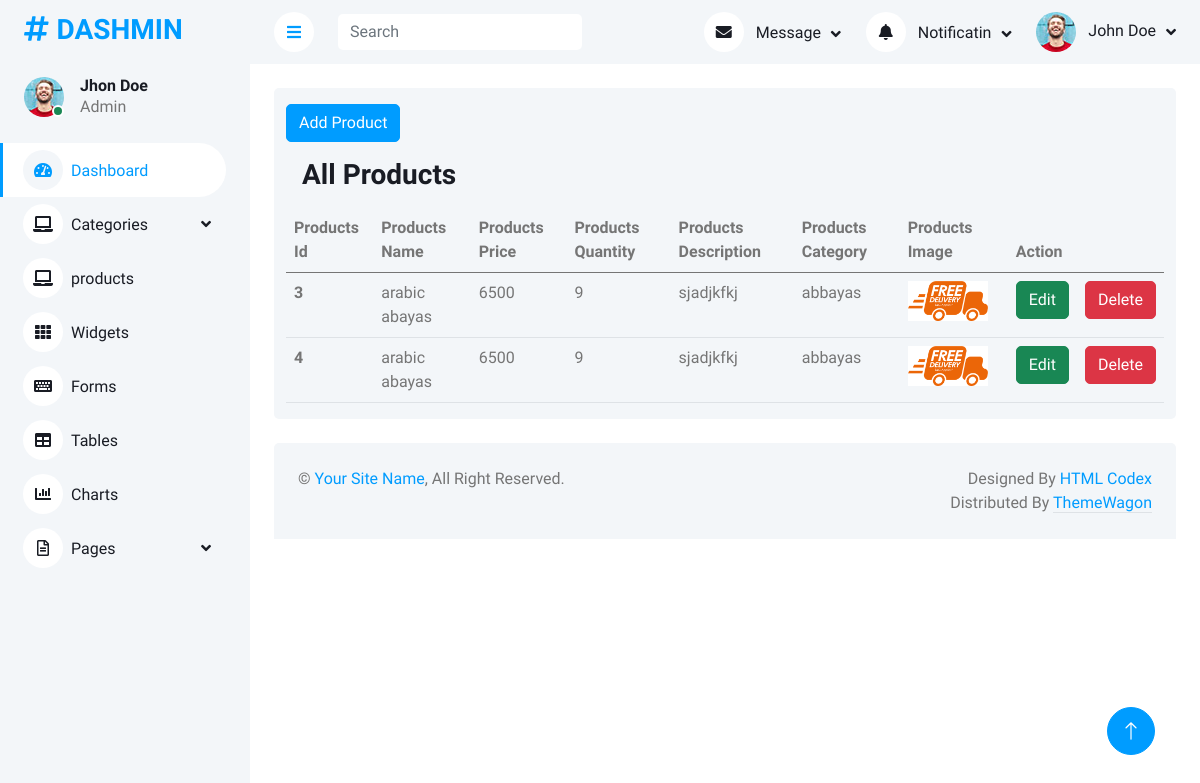
The page /dashmin/product.php on the database its author committed.
### tables this page shows
CREATE TABLE `products` (
  `productId` int(11) NOT NULL,
  `productName` varchar(20) NOT NULL,
  `productPrice` int(11) NOT NULL,
  `productQuantity` int(11) NOT NULL,
  `productCatId` int(11) NOT NULL,
  `productDescription` varchar(100) NOT NULL,
  `productImage` varchar(50) NOT NULL
);

CREATE TABLE `categories` (
  `catId` int(11) NOT NULL,
  `catName` varchar(20) NOT NULL,
  `catImage` varchar(50) NOT NULL
);

### dashmin/php/query.php (called while the page is built, shortened)
<?php
$proImageAddress = "img/products/";
?>

### dashmin/product.php (the view, shortened to what this page needs)
<?php
include("components/header.php");
?>
<div class="container-fluid pt-4 px-4">
  <div class="row  bg-light rounded mx-0">
    <div class="col-lg-12">
      <button type="button" class="btn btn-primary mt-3" data-bs-toggle="modal" data-bs-target="#staticBackdrop">
        Add Product
      </button>
    </div>
    <div class="col-md-12">
      <h3 class="my-3 mx-3">All Products</h3>
      <table class="table my-3">
        <thead>
          <tr>
            <th scope="col">Products Id</th>
            <th scope="col">Products Name</th>
            <th scope="col">Products Price</th>
            <th scope="col">Products Quantity</th>
            <th scope="col">Products Description</th>
            <th scope="col">Products Category</th>
            <th scope="col">Products Image</th>
            <th scope="col" colspan="2">Action</th>
          </tr>
        </thead>
        <tbody>
          <?php
          $query = $pdo->query("SELECT `products`.*, `categories`.`catName`
FROM `products`
	inner JOIN `categories` ON `products`.`productCatId` = `categories`.`catId`;");
          $row = $query->fetchAll(PDO::FETCH_ASSOC);
          foreach ($row as $proRows) {
            ?>
            <tr>
              <th scope="row"><?php echo $proRows['productId'] ?></th>
              <td><?php echo $proRows['productName'] ?></td>
              <td><?php echo $proRows['productPrice'] ?></td>
              <td><?php echo $proRows['productQuantity'] ?></td>
              <td><?php echo $proRows['productDescription'] ?></td>
              <td><?php echo $proRows['catName'] ?></td>
              <td><img src="<?php echo $proImageAddress . $proRows['productImage'] ?>" width="80"></td>
              <td><a href="#modupdate<?php echo $proRows['productId']?>" data-bs-toggle="modal" class="btn btn-success">Edit</a></td>
              <td><a href="#modDelete<?php echo $proRows['productId']?>" class="btn btn-danger" data-bs-toggle="modal">Delete</a></td>
            </tr>
            <?php
          }
          ?>
        </tbody>
      </table>
    </div>
  </div>
</div>
<?php
include("components/footer.php");
?>

### dashmin/components/header.php (shortened to what this page needs)
<?php include('php/query.php')?>
<!DOCTYPE html>
<html lang="en">
<head>
    <link href="https://cdnjs.cloudflare.com/ajax/libs/font-awesome/5.10.0/css/all.min.css" rel="stylesheet">
    <link href="https://cdn.jsdelivr.net/npm/bootstrap-icons@1.4.1/font/bootstrap-icons.css" rel="stylesheet">
    <link href="lib/owlcarousel/assets/owl.carousel.min.css" rel="stylesheet">
    <link href="lib/tempusdominus/css/tempusdominus-bootstrap-4.min.css" rel="stylesheet" />
    <link href="css/bootstrap.min.css" rel="stylesheet">
    <link href="css/style.css" rel="stylesheet">
</head>
<body>
    <div class="container-xxl position-relative bg-white d-flex p-0">
        <div class="sidebar pe-4 pb-3">
            <nav class="navbar bg-light navbar-light">
                <a href="index.html" class="navbar-brand mx-4 mb-3">
                    <h3 class="text-primary"><i class="fa fa-hashtag me-2"></i>DASHMIN</h3>
                </a>
                <div class="d-flex align-items-center ms-4 mb-4">
                    <div class="position-relative">
                        <img class="rounded-circle" src="img/user.jpg" alt="" style="width: 40px; height: 40px;">
                        <div class="bg-success rounded-circle border border-2 border-white position-absolute end-0 bottom-0 p-1"></div>
                    </div>
                    <div class="ms-3">
                        <h6 class="mb-0">Jhon Doe</h6>
                        <span>Admin</span>
                    </div>
                </div>
                <div class="navbar-nav w-100">
                    <a href="index.html" class="nav-item nav-link active"><i class="fa fa-tachometer-alt me-2"></i>Dashboard</a>
                    <div class="nav-item dropdown">
                        <a href="#" class="nav-link dropdown-toggle" data-bs-toggle="dropdown"><i class="fa fa-laptop me-2"></i>Categories</a>
                    </div>
                    <div class="nav-item dropdown">
                        <a href="product.php" class="nav-link" ><i class="fa fa-laptop me-2"></i>products</a>
                    </div>
                    <a href="widget.html" class="nav-item nav-link"><i class="fa fa-th me-2"></i>Widgets</a>
                    <a href="form.html" class="nav-item nav-link"><i class="fa fa-keyboard me-2"></i>Forms</a>
                    <a href="table.html" class="nav-item nav-link"><i class="fa fa-table me-2"></i>Tables</a>
                    <a href="chart.html" class="nav-item nav-link"><i class="fa fa-chart-bar me-2"></i>Charts</a>
                    <div class="nav-item dropdown">
                        <a href="#" class="nav-link dropdown-toggle" data-bs-toggle="dropdown"><i class="far fa-file-alt me-2"></i>Pages</a>
                    </div>
                </div>
            </nav>
        </div>
        <div class="content">
            <nav class="navbar navbar-expand bg-light navbar-light sticky-top px-4 py-0">
                <a href="#" class="sidebar-toggler flex-shrink-0">
                    <i class="fa fa-bars"></i>
                </a>
                <form class="d-none d-md-flex ms-4">
                    <input class="form-control border-0" type="search" placeholder="Search">
                </form>
                <div class="navbar-nav align-items-center ms-auto">
                    <div class="nav-item dropdown">
                        <a href="#" class="nav-link dropdown-toggle" data-bs-toggle="dropdown">
                            <i class="fa fa-envelope me-lg-2"></i>
                            <span class="d-none d-lg-inline-flex">Message</span>
                        </a>
                    </div>
                    <div class="nav-item dropdown">
                        <a href="#" class="nav-link dropdown-toggle" data-bs-toggle="dropdown">
                            <i class="fa fa-bell me-lg-2"></i>
                            <span class="d-none d-lg-inline-flex">Notificatin</span>
                        </a>
                    </div>
                    <div class="nav-item dropdown">
                        <a href="#" class="nav-link dropdown-toggle" data-bs-toggle="dropdown">
                            <img class="rounded-circle me-lg-2" src="img/user.jpg" alt="" style="width: 40px; height: 40px;">
                            <span class="d-none d-lg-inline-flex">John Doe</span>
                        </a>
                    </div>
                </div>
            </nav>

### dashmin/components/footer.php (shortened to what this page needs)
       <div class="container-fluid pt-4 px-4">
                <div class="bg-light rounded-top p-4">
                    <div class="row">
                        <div class="col-12 col-sm-6 text-center text-sm-start">
                            &copy; <a href="#">Your Site Name</a>, All Right Reserved.
                        </div>
                        <div class="col-12 col-sm-6 text-center text-sm-end">
                            Designed By <a href="https://htmlcodex.com">HTML Codex</a>
                        Distributed By <a class="border-bottom" href="https://themewagon.com" target="_blank">ThemeWagon</a>
                        </div>
                    </div>
                </div>
            </div>
        </div>
        <a href="#" class="btn btn-lg btn-primary btn-lg-square back-to-top"><i class="bi bi-arrow-up"></i></a>
    </div>
</body>
</html>

### dashmin/css/style.css (style rules this page uses)
:root { --primary: #009CFF; --light: #F3F6F9; --dark: #191C24; }
.back-to-top { position: fixed; display: none; right: 45px; bottom: 45px; z-index: 99; }
.btn { transition: .5s; }
.btn.btn-primary { color: #FFFFFF; }
.btn-lg-square { width: 48px; height: 48px; }
.btn-square, .btn-sm-square, .btn-lg-square { padding: 0; display: inline-flex; align-items: center; justify-content: center; font-weight: normal; border-radius: 50px; }
.sidebar { position: fixed; top: 0; left: 0; bottom: 0; width: 250px; height: 100vh; overflow-y: auto; background: var(--light); transition: 0.5s; z-index: 999; }
.content { margin-left: 250px; min-height: 100vh; background: #FFFFFF; transition: 0.5s; }
@media (min-width: 992px) { .sidebar { margin-left: 0; } }
@media (min-width: 992px) { .content { width: calc(100% - 250px); } }
.sidebar .navbar .navbar-nav .nav-link { padding: 7px 20px; color: var(--dark); font-weight: 500; border-left: 3px solid var(--light); border-radius: 0 30px 30px 0; outline: none; }
.sidebar .navbar .navbar-nav .nav-link:hover, .sidebar .navbar .navbar-nav .nav-link.active { color: var(--primary); background: #FFFFFF; border-color: var(--primary); }
.sidebar .navbar .navbar-nav .nav-link i { width: 40px; height: 40px; display: inline-flex; align-items: center; justify-content: center; background: #FFFFFF; border-radius: 40px; }
.sidebar .navbar .navbar-nav .nav-link:hover i, .sidebar .navbar .navbar-nav .nav-link.active i { background: var(--light); }
.sidebar .navbar .dropdown-toggle::after { position: absolute; top: 15px; right: 15px; border: none; content: "\f107"; font-family: "Font Awesome 5 Free"; font-weight: 900; transition: .5s; }
.content .navbar .navbar-nav .nav-link { margin-left: 25px; padding: 12px 0; color: var(--dark); outline: none; }
.content .navbar .sidebar-toggler, .content .navbar .navbar-nav .nav-link i { width: 40px; height: 40px; display: inline-flex; align-items: center; justify-content: center; background: #FFFFFF; border-radius: 40px; }
.content .navbar .dropdown-toggle::after { margin-left: 6px; vertical-align: middle; border: none; content: "\f107"; font-family: "Font Awesome 5 Free"; font-weight: 900; transition: .5s; }

### rows shown on the page
products: productId "3", productName "arabic abayas", productPrice "6500", productQuantity "9", productDescription "sjadjkfkj", productCatId.catName "abbayas", productImage (picture)
products: productId "4", productName "arabic abayas", productPrice "6500", productQuantity "9", productDescription "sjadjkfkj", productCatId.catName "abbayas", productImage (picture)
